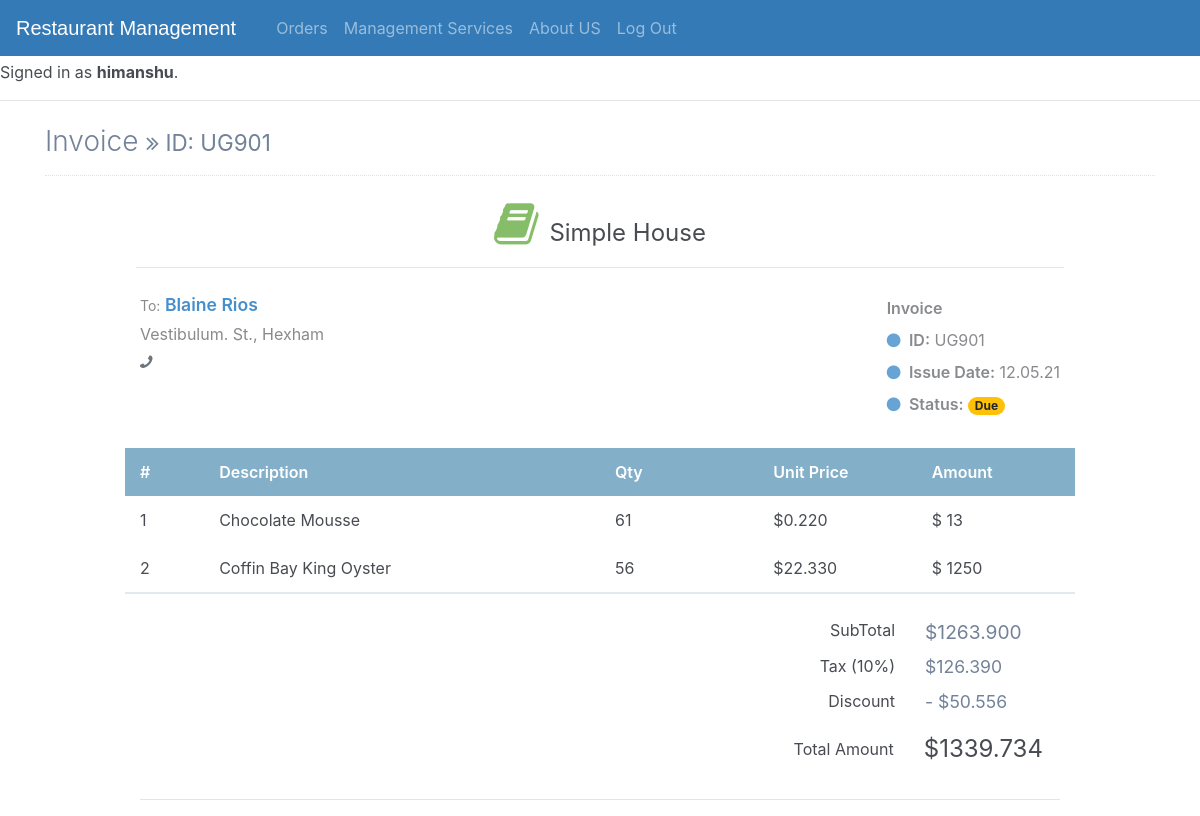
The page /Dashboard_Staff/Orders/UG901 (signed in) on the database its author committed.
### Management/models.py (models this page shows, shortened)
class Staff(AbstractBaseUser, PermissionsMixin):
    id = models.CharField(max_length=50,primary_key = True)
    email = models.EmailField(_('email address'), unique=True)
    user_name = models.CharField(max_length=150, unique=True)
    first_name = models.CharField(max_length=150, blank=True)
    start_date = models.CharField(max_length=150, blank=True,null=True)
    dob = models.CharField(max_length=150, blank=True,null=True)
    CATEGORY = [
    ['Manager', 'Manager'],
    ['Cook', 'Cook'],
    ['Waiter', 'Waiter'],
    ['DeliveryBoy', 'DeliveryBoy'],
    ]
    salary = models.IntegerField(null= True)
    designation = models.CharField(max_length = 50,choices = CATEGORY)
    building_no = models.CharField(null= True,max_length=50)
    street_name = models.CharField(max_length=50,null= True)
    city = models.CharField(max_length=50,null= True)
    zipcode = models.IntegerField(null= True)
    is_staff = models.BooleanField(default=True)
    is_active = models.BooleanField(default=True)
    objects = CustomAccountManager()
    USERNAME_FIELD = 'email'
    REQUIRED_FIELDS = ['user_name', 'first_name']
    def address(self):
        return f"{self.building_no  +  self.street_name + self.city }"

class Order(models.Model):
    id = models.CharField(max_length=50,primary_key = True)
    date = models.CharField(max_length=50)
    price = models.FloatField()

class PlaceOrder(models.Model):
    customer = models.ForeignKey(Customer,on_delete=models.CASCADE)
    order = models.OneToOneField(Order,on_delete=models.CASCADE,related_name="places")

class Customer(models.Model):
    id = models.CharField(max_length=50,primary_key = True)
    first_name = models.CharField(max_length=50)
    last_name = models.CharField(max_length=50)
    times_ordered = models.IntegerField(default = 0)

class Delivery(models.Model):
    cat = [("On Going","On Going"),("Completed","Completed"),("Cancelled","Cancelled")]
    order = models.OneToOneField(Order,on_delete=models.CASCADE,related_name="delivers")
    category = models.CharField(max_length = 50)
    status = models.CharField(default =cat[0],choices = cat,max_length = 50)
    building_no = models.CharField(null= True,max_length=50)
    street_name = models.CharField(max_length = 50)
    city = models.CharField(max_length = 50)
    zipcode = models.IntegerField()

class Transaction(models.Model):
    cat = [("Due","Due"),("Completed","Completed"),("Cancelled","Cancelled")]
    order = models.OneToOneField(Order,on_delete=models.CASCADE,related_name = "transc")
    status = models.CharField(default =cat[0],choices = cat,max_length = 50)
    amount_paid = models.FloatField(default=0)
    price = models.FloatField()
    tax = models.FloatField()
    discount = models.FloatField()
    customer = models.ForeignKey(Customer,on_delete=models.CASCADE)

class Order_Menu(models.Model):
    menu = models.ForeignKey(Menu,on_delete=models.DO_NOTHING)
    order = models.ForeignKey(Order,on_delete=models.CASCADE)

class Menu(models.Model):
    id = models.CharField(max_length=50,primary_key = True)
    name = models.CharField(max_length = 50)
    price = models.FloatField()
    category = models.CharField(max_length = 50)
    timesOrdered = models.IntegerField(default=0)

### Management/views.py (the view)
# urls.py: path("Dashboard_Staff/Orders/<str:id>", views.check_order, name="check_order"),
def check_order(request,id):
    order = Order.objects.get(id=id)
    menu_orders = Order_Menu.objects.filter(order=id)
    return render(request,"Management/sp_order.html",{"id":id,"order":order,"menu_orders":menu_orders,})

### Management/templatetags/textra.py (called while the page is built)
@register.filter
@register.filter
def list_index_from_value(list_, value):
    l = list(list_)
    return l.index(value)+1

### Management/templates/Management/sp_order.html (shortened to what this page needs)
{% extends "Management/layout.html" %}
{% load textra %}
{% block style %}
<link href="https://maxcdn.bootstrapcdn.com/font-awesome/4.7.0/css/font-awesome.min.css" rel="stylesheet" />
{% endblock %}
{% block body %}
<div class="page-content container">
    <div class="page-header text-blue-d2">
        <h1 class="page-title text-secondary-d1">
            Invoice
            <small class="page-info">
                <i class="fa fa-angle-double-right text-80"></i>
                ID: {{id}}
            </small>
        </h1>
    </div>
    <div class="container px-0">
        <div class="row mt-4">
            <div class="col-12 col-lg-10 offset-lg-1">
                <div class="row">
                    <div class="col-12">
                        <div class="text-center text-150">
                            <i class="fa fa-book fa-2x text-success-m2 mr-1"></i>
                            <span class="text-default-d3">Simple House</span>
                        </div>
                    </div>
                </div>
                <hr class="row brc-default-l1 mx-n1 mb-4" />
                <div class="row">
                    <div class="col-sm-6">
                        <div>
                            <span class="text-sm text-grey-m2 align-middle">To:</span>
                            <span class="text-600 text-110 text-blue align-middle">{{order.places.customer.first_name}} {{order.places.customer.last_name}}</span>
                        </div>
                        <div class="text-grey-m2">
                            <div class="my-1">
                                {{order.delivers.street_name}}, {{order.delivers.city}}
                            </div>
                            <div class="my-1"><i class="fa fa-phone fa-flip-horizontal text-secondary"></i> <b class="text-600">{{ph}}</b></div>
                        </div>
                    </div>
                    <div class="text-95 col-sm-6 align-self-start d-sm-flex justify-content-end">
                        <div class="text-grey-m2">
                            <div class="mt-1 mb-2 text-secondary-m1 text-600 text-125">
                                Invoice
                            </div>
                            <div class="my-2"><i class="fa fa-circle text-blue-m2 text-xs mr-1"></i> <span class="text-600 text-90">ID:</span> {{id}}</div>
                            <div class="my-2"><i class="fa fa-circle text-blue-m2 text-xs mr-1"></i> <span class="text-600 text-90">Issue Date:</span> {{order.date}}</div>
                            <div class="my-2"><i class="fa fa-circle text-blue-m2 text-xs mr-1"></i> <span class="text-600 text-90">Status: </span> <span class="badge badge-warning badge-pill px-25">{{order.transc.status }}</span></div>
                        </div>
                    </div>
                </div>
                <div class="mt-4">
                    <div class="row text-600 text-white bgc-default-tp1 py-25">
                        <div class="d-none d-sm-block col-1">#</div>
                        <div class="col-9 col-sm-5">Description</div>
                        <div class="d-none d-sm-block col-4 col-sm-2">Qty</div>
                        <div class="d-none d-sm-block col-sm-2">Unit Price</div>
                        <div class="col-2">Amount</div>
                    </div>
                    {% for mo in menu_orders%}
                    <div class="text-95 text-secondary-d3">
                        <div class="row mb-2 mb-sm-0 py-25">
                            <div class="d-none d-sm-block col-1"> {{ menu_orders|list_index_from_value:mo }}</div>
                            <div class="col-9 col-sm-5"> {{mo.menu.name}} </div>
                            <div class="d-none d-sm-block col-2">{{mo.menu.timesOrdered}}</div>
                            <div class="d-none d-sm-block col-2 text-95">${{mo.menu.price|floatformat:"-3"}}</div>
                            {% widthratio mo.menu.price 1 100 as width %}
                            <div class="col-2 text-secondary-d2">$ {% widthratio mo.menu.timesOrdered 100 width %}</div>
                        </div>
                    {% endfor %}
                    </div>
                    <div class="row border-b-2 brc-default-l2"></div>
                    <div class="row mt-3">
                        <div class="col-12 col-sm-7 text-grey-d2 text-95 mt-2 mt-lg-0">
                        </div>
                        <div class="col-12 col-sm-5 text-grey text-90 order-first order-sm-last">
                            <div class="row my-2">
                                <div class="col-7 text-right">
                                    SubTotal
                                </div>
                                <div class="col-5">
                                    <span class="text-120 text-secondary-d1">${{order.transc.price|floatformat:"-3"}}</span>
                                </div>
                            </div>
                            <div class="row my-2">
                                <div class="col-7 text-right">
                                    Tax (10%)
                                </div>
                                <div class="col-5">
                                    <span class="text-110 text-secondary-d1">${{order.transc.tax|floatformat:"-3"}}</span>
                                </div>
                            </div>
                            <div class="row my-2">
                                <div class="col-7 text-right">
                                    Discount
                                </div>
                                <div class="col-5">
                                    <span class="text-110 text-secondary-d1">- ${{order.transc.discount|floatformat:"-3"}}</span>
                                </div>
                            </div>
                            <div class="row my-2 align-items-center bgc-primary-l3 p-2">
                                <div class="col-7 text-right">
                                    Total Amount
                                </div>
                                <div class="col-5">
                                    <span class="text-150 text-success-d3 opacity-2">${{order.transc.amount_paid|floatformat:"-3"}}</span>
                                </div>
                            </div>
                        </div>
                    </div>
                    <hr />
                </div>
            </div>
        </div>
    </div>
</div>
{% endblock %}

### Management/templates/Management/layout.html (shortened to what this page needs)
{% load static %}
<!DOCTYPE html>
<html lang="en">
    <head>
        <link href="https://unpkg.com/tailwindcss@^1.0/dist/tailwind.min.css" rel="stylesheet">
        <link rel="stylesheet" href="https://stackpath.bootstrapcdn.com/bootstrap/4.4.1/css/bootstrap.min.css">
  <link rel="stylesheet" href="https://maxcdn.bootstrapcdn.com/font-awesome/4.7.0/css/font-awesome.min.css">
        {% block style%} {% endblock %}
    </head>
    <body>
        <div style="margin-top: 60px;">
            {% if user.is_authenticated %}
                Signed in as <strong>{{ user.user_name }}</strong>.
            {% else %}
                Not signed in.
            {% endif %}
        </div>
        <ul class="nav">
            {% if user.is_authenticated %}
            <div class="bs-example">
                <nav class="navbar navbar-expand-md navbar-dark fixed-top" style="background:#337AB7;">
                  <a href="{% url 'Dashboard_Staff' %}" class="navbar-brand">Restaurant Management</a>
                  <div class="collapse navbar-collapse justify-content-between" id="navbarCollapse">
                    <div class="navbar-nav">
                <li class="nav-item">
                <a class="nav-item nav-link" href="{% url 'Dashboard_Staff' %}"></a>
            </li>
            <li class="nav-item">
                <a class="nav-item nav-link" href="{% url 'order' %}" > Orders</a>
            </li>
            <li class="nav-item">
                <a class="nav-item nav-link" href="{% url 'MS' %}"> Management Services</a>
            </li>
            <div class="navbar-nav">
            <a class="nav-item nav-link" href="{% url 'AboutUs' %}"> About US</a>
            <li class="nav-item">
                <a class="nav-item nav-link" href="{% url 'logout' %}">Log Out</a>
            </li>
        </div>
        </div>
    </nav>
  </div>
            {% endif %}
        </ul>
        <hr>
        {% block body %}
        {% endblock %}
    </body>
</html>

### Management/templates/Management/layout.html (style rules this page uses)
.bs-example { margin: 0px; }
.navbar-brand { font-size: 20px; font-family: sans-serif; }

### Management/templates/Management/sp_order.html (style rules this page uses)
body { margin-top:20px; color: #484b51; }
.text-secondary-d1 { color: #728299!important; }
.page-header { margin: 0 0 1rem; padding-bottom: 1rem; padding-top: .5rem; border-bottom: 1px dotted #e2e2e2; display: -ms-flexbox; display: flex; -ms-flex-pack: justify; justify-content: space-between; -ms-flex-align: center; align-items: center; }
.page-title { padding: 0; margin: 0; font-size: 1.75rem; font-weight: 300; }
.brc-default-l1 { border-color: #dce9f0!important; }
.ml-n1, .mx-n1 { margin-left: -.25rem!important; }
.mr-n1, .mx-n1 { margin-right: -.25rem!important; }
.mb-4, .my-4 { margin-bottom: 1.5rem!important; }
hr { margin-top: 1rem; margin-bottom: 1rem; border: 0; border-top: 1px solid rgba(0,0,0,.1); }
.text-grey-m2 { color: #888a8d!important; }
.text-success-m2 { color: #86bd68!important; }
.font-bolder, .text-600 { font-weight: 600!important; }
.text-110 { font-size: 110%!important; }
.text-blue { color: #478fcc!important; }
.pb-25, .py-25 { padding-bottom: .75rem!important; }
.pt-25, .py-25 { padding-top: .75rem!important; }
.bgc-default-tp1 { background-color: rgba(121,169,197,.92)!important; }
.text-120 { font-size: 120%!important; }
.text-blue-m2 { color: #68a3d5!important; }
.text-150 { font-size: 150%!important; }

### rows shown on the page
Staff: user_name "himanshu"
Order: places.customer.first_name "Blaine", places.customer.last_name "Rios", delivers.street_name "Vestibulum. St.", delivers.city "Hexham", date "12.05.21", transc.status "Due", transc.price "1263.900", transc.tax "126.390", transc.discount "50.556", transc.amount_paid "1339.734"
Order_Menu: menu_orders "1", menu.name "Chocolate Mousse", menu.timesOrdered "61", menu.price "0.220", menu.timesOrdered "13", id "2"
Order_Menu: menu.name "Coffin Bay King Oyster", menu.timesOrdered "56", menu.price "22.330", menu.timesOrdered "1250"

### other values the page prints
{{ id }} "UG901"
